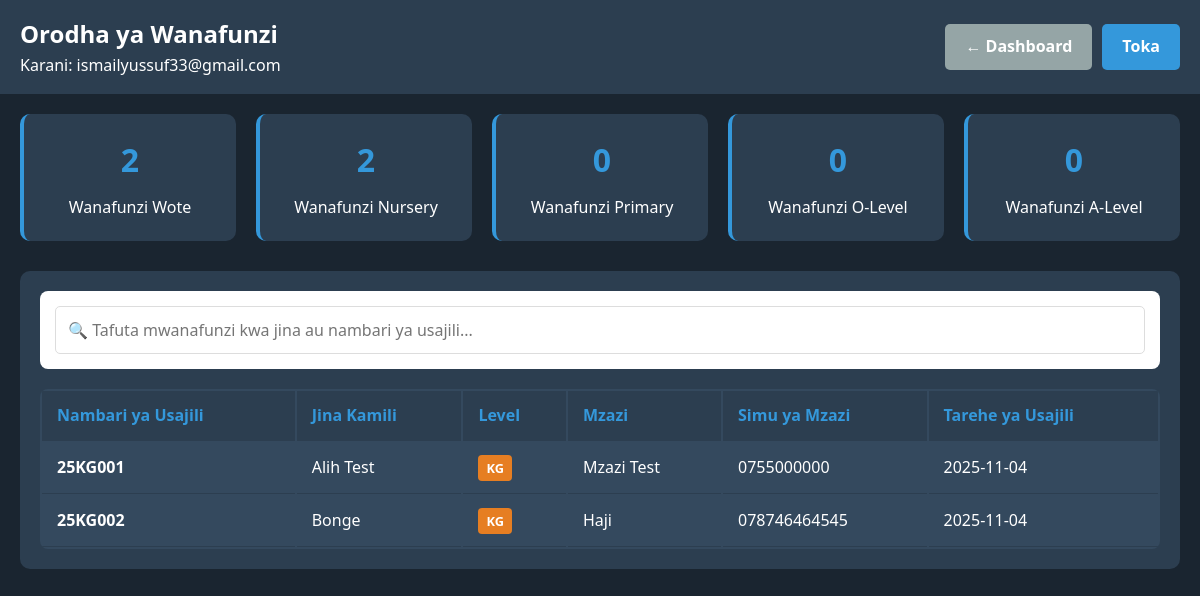
/secretary/students (signed in), run on an earlier commit of the app's database.
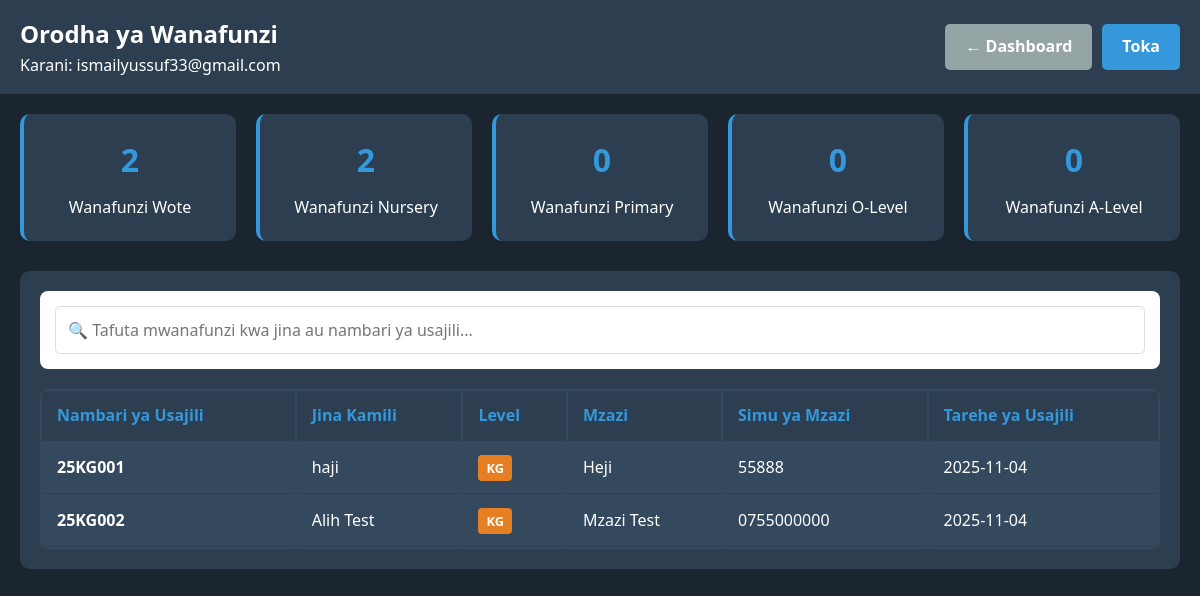
And on a later commit of the database.
### app.py (models this page shows)
class Student(db.Model):
    id = db.Column(db.Integer, primary_key=True)
    full_name = db.Column(db.String(100), nullable=False)
    birth_date = db.Column(db.String(50))
    address = db.Column(db.String(200))
    level = db.Column(db.String(10), nullable=False)
    registration_number = db.Column(db.String(20), unique=True)
    parent_name = db.Column(db.String(100))
    parent_phone = db.Column(db.String(20))
    parent_email = db.Column(db.String(100))
    date_registered = db.Column(db.DateTime, default=datetime.utcnow)
    password = db.Column(db.String(100), default="2525")
    status = db.Column(db.String(20), default="Active")

### app.py (the view)
@app.route('/secretary/students')
def secretary_students():
    if not session.get('secretary_logged_in'):
        return redirect(url_for('secretary_login'))
    students = Student.query.all()
    return render_template('secretary_students.html', students=students)

### templates/secretary_students.html (shortened to what this page needs)
<!DOCTYPE html>
<html lang="sw">
<head>
</head>
<body>
    <header class="header">
        <div class="system-text">
            <h1>Orodha ya Wanafunzi</h1>
            <p>Karani: {{ session.username }}</p>
        </div>
        <div class="nav-buttons">
            <a href="/secretary/dashboard" class="btn btn-secondary">← Dashboard</a>
            <a href="/logout" class="btn btn-primary">Toka</a>
        </div>
    </header>
    <div class="container">
        <div class="stats-cards">
            <div class="stat-card">
                <div class="stat-number">{{ students|length }}</div>
                <div class="stat-label">Wanafunzi Wote</div>
            </div>
            <div class="stat-card">
                <div class="stat-number">{{ students|selectattr("level", "equalto", "KG")|list|length }}</div>
                <div class="stat-label">Wanafunzi Nursery</div>
            </div>
            <div class="stat-card">
                <div class="stat-number">{{ students|selectattr("level", "equalto", "PRIMARY")|list|length }}</div>
                <div class="stat-label">Wanafunzi Primary</div>
            </div>
            <div class="stat-card">
                <div class="stat-number">{{ students|selectattr("level", "equalto", "OLEVEL")|list|length }}</div>
                <div class="stat-label">Wanafunzi O-Level</div>
            </div>
            <div class="stat-card">
                <div class="stat-number">{{ students|selectattr("level", "equalto", "ALEVEL")|list|length }}</div>
                <div class="stat-label">Wanafunzi A-Level</div>
            </div>
        </div>
        <div class="students-section">
            <div class="search-box">
                <input type="text" id="searchInput" placeholder="🔍 Tafuta mwanafunzi kwa jina au nambari ya usajili...">
            </div>
            <table class="students-table">
                <thead>
                    <tr>
                        <th>Nambari ya Usajili</th>
                        <th>Jina Kamili</th>
                        <th>Level</th>
                        <th>Mzazi</th>
                        <th>Simu ya Mzazi</th>
                        <th>Tarehe ya Usajili</th>
                    </tr>
                </thead>
                <tbody id="studentsTable">
                    {% for student in students %}
                    <tr>
                        <td><strong>{{ student.registration_number }}</strong></td>
                        <td>{{ student.full_name }}</td>
                        <td>
                            <span class="level-badge level-{{ student.level|lower }}">
                                {{ student.level }}
                            </span>
                        </td>
                        <td>{{ student.parent_name }}</td>
                        <td>{{ student.parent_phone }}</td>
                        <td>{{ student.date_registered.strftime('%Y-%m-%d') }}</td>
                    </tr>
                    {% else %}
                    <tr>
                        <td colspan="6" style="text-align: center; color: #bdc3c7;">
                            Hakuna wanafunzi waliosajiliwa bado.
                        </td>
                    </tr>
                    {% endfor %}
                </tbody>
            </table>
        </div>
    </div>
</body>
</html>

### templates/secretary_students.html (style rules this page uses)
* { margin: 0; padding: 0; box-sizing: border-box; font-family: 'Segoe UI', Tahoma, Geneva, Verdana, sans-serif; }
body { background: #1a2530; color: white; line-height: 1.6; min-height: 100vh; }
.header { background: #2c3e50; padding: 15px 20px; display: flex; justify-content: space-between; align-items: center; }
.system-text h1 { color: white; font-size: 1.5rem; }
.nav-buttons { display: flex; gap: 10px; }
.btn { padding: 10px 20px; border-radius: 5px; text-decoration: none; font-weight: 600; }
.btn-primary { background: #3498db; color: white; }
.btn-secondary { background: #95a5a6; color: white; }
.container { max-width: 1200px; margin: 0 auto; padding: 20px; }
.stats-cards { display: grid; grid-template-columns: repeat(auto-fit, minmax(200px, 1fr)); gap: 20px; margin-bottom: 30px; }
.stat-card { background: #2c3e50; padding: 20px; border-radius: 10px; text-align: center; border-left: 4px solid #3498db; }
.stat-number { font-size: 2rem; font-weight: bold; color: #3498db; margin-bottom: 10px; }
.students-section { background: #2c3e50; padding: 20px; border-radius: 10px; }
.search-box { background: white; padding: 15px; border-radius: 8px; margin-bottom: 20px; }
.search-box input { width: 100%; padding: 12px; border: 1px solid #ddd; border-radius: 5px; font-size: 16px; color: #333; }
.students-table { width: 100%; background: #34495e; border-radius: 8px; overflow: hidden; }
.students-table th, .students-table td { padding: 12px 15px; text-align: left; border-bottom: 1px solid #2c3e50; }
.students-table th { background: #2c3e50; color: #3498db; font-weight: 600; }
.level-badge { padding: 4px 8px; border-radius: 4px; font-size: 0.8rem; font-weight: 600; }
.level-kg { background: #e67e22; color: white; }

What changed in the data, as far as the page shows it:
changed Student "25KG001": full_name "Alih Test" → "haji"; parent_name "Mzazi Test" → "Heji"; parent_phone "0755000000" → "55888"
changed Student "25KG002": full_name "Bonge" → "Alih Test"; parent_name "Haji" → "Mzazi Test"; parent_phone "078746464545" → "0755000000"
